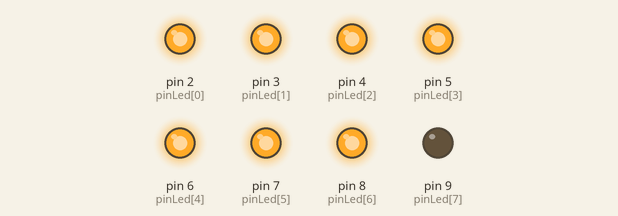
The sketch below on a simulated Arduino Uno, built with avr-gcc and run on an emulated ATmega328P. Parts: output pins drawn as LEDs (lit = HIGH).

Above: at 0.15 s.
At 0.75 s:
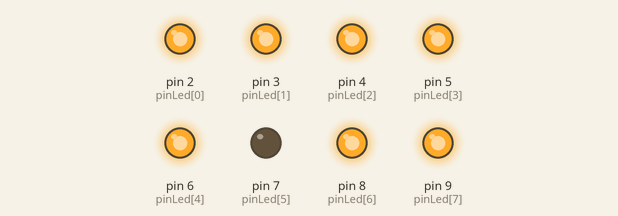
At 1.35 s:
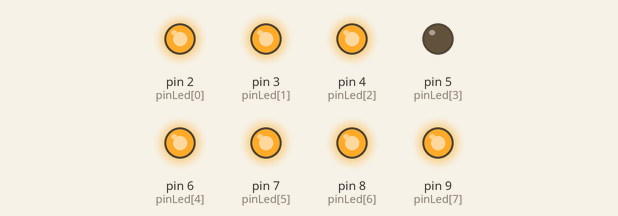
At 2.55 s:
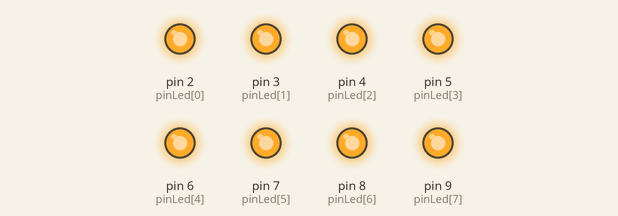
At 4.35 s:
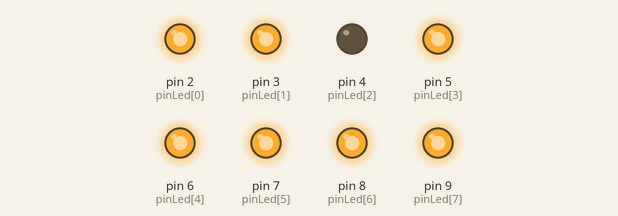
At 5.85 s:
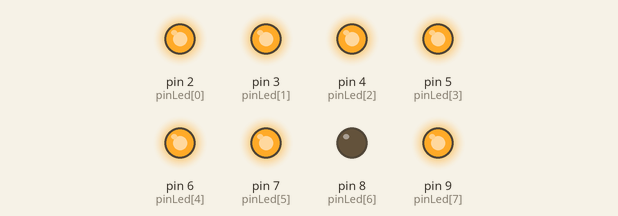
Timing chart, 0 to 6.2 s (numbered marks = the images above):
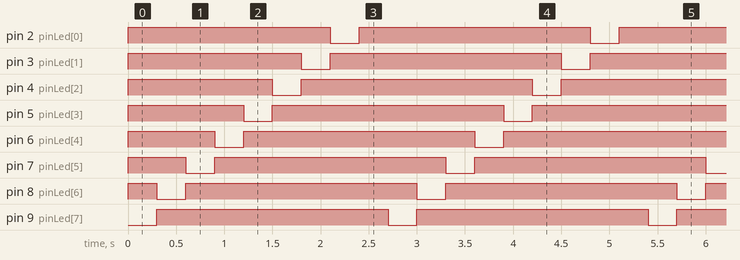

The sketch:

8_led_chay_phai_trai.ino
```cpp
//HIEU UNG 3
int pinLed[] = {2,3,4,5,6,7,8,9};

int i,j;
void chayphaitrai()
{
  static int chay2 = 7;
  for(i=0;i<8;i++)
    digitalWrite(pinLed[i],HIGH);
    digitalWrite(pinLed[chay2],LOW);
    delay(300);
    chay2--;
    if (chay2<-1)
    chay2=7;
}
void setup()
{
  for(i=0;i<=7;i++)
    pinMode(pinLed[i],OUTPUT);
}
void loop()
{
  chayphaitrai();
}
```

Measured:
- by itself, pin 2 (pinLed[0]), pin 9 (pinLed[7]): alternates HIGH for 2.4 s and LOW for 0.30 s
- by itself, pin 3 (pinLed[1]), pin 4 (pinLed[2]), pin 5 (pinLed[3]), pin 6 (pinLed[4]), pin 7 (pinLed[5]), pin 8 (pinLed[6]): repeats every 2.7 s: LOW 0.30 s, HIGH 2.4 s
- by itself, everything shown: repeats every 2.7 s, in 9 steps
